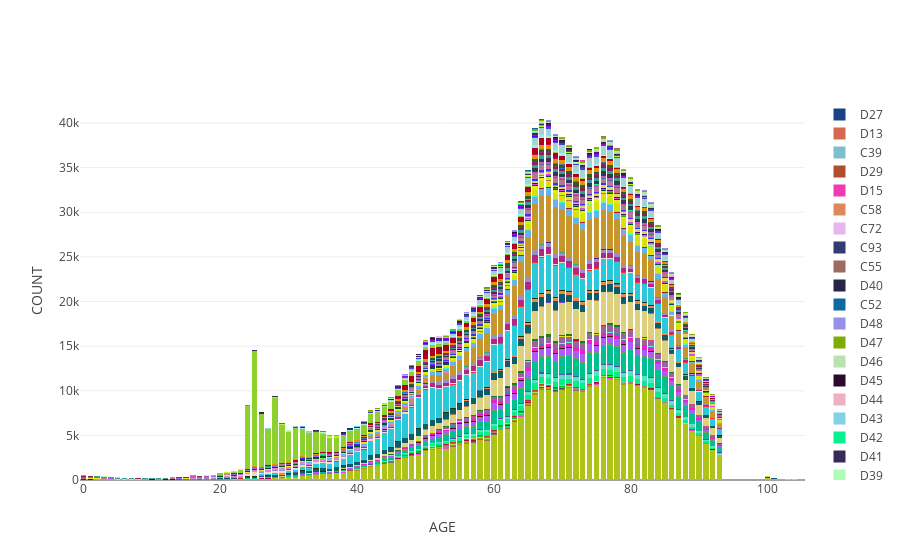

Notebook cell for this chart:
### Markdown cell above
Can compare this with:

https://www.cancerresearchuk.org/health-professional/cancer-statistics/incidence/common-cancers-compared#heading-Zero

We have the top diagnosed cancer as skin cancer, this may be due to single patients having multiple melanomas of skin. 

Making some stacked bar plots of the tumour features:

### Code cell
stacked_barplot(av_tumour, 'SITE_ICD10_O2_3CHAR', 'AGE')
